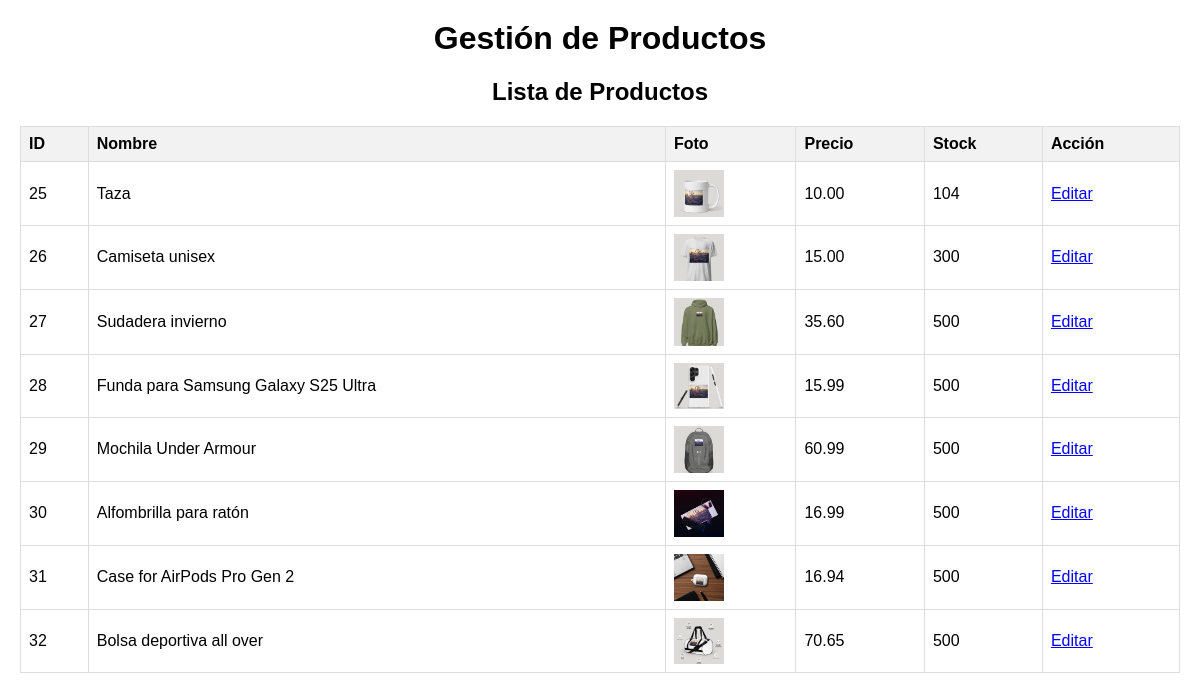
/cont_admin_tienda.php, run on the app's committed database.
### tables this page shows
CREATE TABLE IF NOT EXISTS `productos` (
  `id` int NOT NULL AUTO_INCREMENT,
  `nombre` varchar(255) NOT NULL,
  `foto` varchar(255) NOT NULL,
  `stock` int NOT NULL,
  `precio` decimal(10,2) DEFAULT NULL,
  `description` varchar(255) DEFAULT NULL,
  PRIMARY KEY (`id`)
);

### cont_admin_tienda.php (the view, shortened to what this page needs)
<?php
include 'conexion.php';
mysqli_select_db($conexion, "cimientos & sueños") or die("Error al seleccionar la base de datos: " . mysqli_error($conexion));
$query_productos = "SELECT * FROM `productos`";
$result_productos = mysqli_query($conexion, $query_productos);
?>
<link rel="stylesheet" href="css/admin.css">
<h1>Gestión de Productos</h1>
<div class="section">
    <h2>Lista de Productos</h2>
    <?php if (isset($error_lista_productos)): ?>
        <?php echo $error_lista_productos; ?>
    <?php elseif ($result_productos && mysqli_num_rows($result_productos) > 0): ?>
        <table>
            <tr>
                <th>ID</th>
                <th>Nombre</th>
                <th>Foto</th>
                <th>Precio</th>
                <th>Stock</th>
                <th>Acción</th>
            </tr>
            <?php while ($producto = mysqli_fetch_assoc($result_productos)): ?>
                <tr>
                    <td><?php echo htmlspecialchars($producto['id']); ?></td>
                    <td><?php echo htmlspecialchars($producto['nombre']); ?></td>
                    <td><img src="<?php echo htmlspecialchars($producto['foto']); ?>" alt="<?php echo htmlspecialchars($producto['nombre']); ?>" width="50"></td>
                    <td><?php echo htmlspecialchars($producto['precio']); ?></td>
                    <td><?php echo htmlspecialchars($producto['stock']); ?></td>
                    <td><a href="admin_tienda.php?id_producto=<?php echo htmlspecialchars($producto['id']); ?>" class="edit-link">Editar</a></td>
                </tr>
            <?php endwhile; ?>
        </table>
    <?php else: ?>
        <p class="error">No se encontraron productos.</p>
    <?php endif; ?>
</div>
</body>
</html>

### css/admin.css (style rules this page uses)
table { border-collapse: collapse; width: 100%; margin-top: 20px; }
th, td { border: 1px solid #ddd; padding: 8px; text-align: left; }
th { background-color: #f2f2f2; }
.edit-link { color: blue; text-decoration: underline; cursor: pointer; }
.section { margin-bottom: 30px; }
h1, h2 { text-align: center; }

### data on the page
productos: id "25", nombre "Taza", foto (picture), precio "10.00", stock "104"
productos: id "26", nombre "Camiseta unisex", foto (picture), precio "15.00", stock "300"
productos: id "27", nombre "Sudadera invierno", foto (picture), precio "35.60", stock "500"
productos: id "28", nombre "Funda para Samsung Galaxy S25 Ultra", foto (picture), precio "15.99", stock "500"
productos: id "29", nombre "Mochila Under Armour", foto (picture), precio "60.99", stock "500"
productos: id "30", nombre "Alfombrilla para ratón", foto (picture), precio "16.99", stock "500"
productos: id "31", nombre "Case for AirPods Pro Gen 2", foto (picture), precio "16.94", stock "500"
productos: id "32", nombre "Bolsa deportiva all over", foto (picture), precio "70.65", stock "500"
